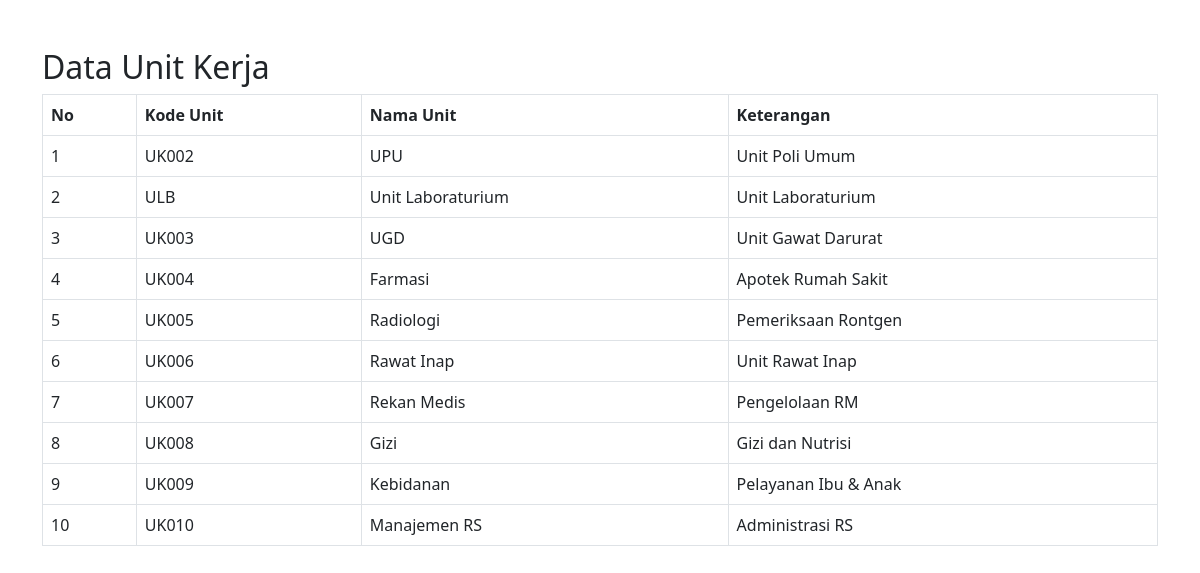
The app's page /unit_kerja.php with its own data.
### tables this page shows
CREATE TABLE `unit_kerja` (
  `id` int(11) NOT NULL,
  `kode_unit` varchar(50) NOT NULL,
  `nama_unit` varchar(100) NOT NULL,
  `keterangan` varchar(255) DEFAULT NULL
);

### unit_kerja.php (the view, shortened to what this page needs)
<?php
$host = "localhost";
$username = "root";
$password = "";
$database = "dbpuskesmas";
$conn = mysqli_connect($host, $username, $password, $database);
?>
<!DOCTYPE html>
<html lang="en">
<head>
    <link rel="stylesheet" href="https://cdnjs.cloudflare.com/ajax/libs/twitter-bootstrap/5.3.0/css/bootstrap.min.css">
</head>
<body>
    <div class="container mt-5">
        <h2>Data Unit Kerja</h2>
        <table class="table table-bordered">
            <thead>
                <tr>
                    <th>No</th>
                    <th>Kode Unit</th>
                    <th>Nama Unit</th>
                    <th>Keterangan</th>
                </tr>
            </thead>
            <tbody>
                <?php
                $sql = "SELECT id, kode_unit, nama_unit, keterangan FROM unit_kerja";
                $result = mysqli_query($conn, $sql);
                if (mysqli_num_rows($result) > 0) {
                    $no = 1;
                    while($row = mysqli_fetch_assoc($result)) {
                        echo "<tr>";
                        echo "<td>" . $no++ . "</td>";
                        echo "<td>" . $row["kode_unit"]. "</td>";
                        echo "<td>" . $row["nama_unit"]. "</td>";
                        echo "<td>" . $row["keterangan"]. "</td>";
                        echo "</tr>";
                    }
                } else {
                    echo "<tr><td colspan='4'>Tidak ada data unit kerja.</td></tr>";
                }
                ?>
            </tbody>
        </table>
    </div>
</body>
</html>

### records on screen
unit_kerja: kode_unit "UK002", nama_unit "UPU", keterangan "Unit Poli Umum"
unit_kerja: kode_unit "ULB", nama_unit "Unit Laboraturium", keterangan "Unit Laboraturium"
unit_kerja: kode_unit "UK003", nama_unit "UGD", keterangan "Unit Gawat Darurat"
unit_kerja: kode_unit "UK004", nama_unit "Farmasi", keterangan "Apotek Rumah Sakit"
unit_kerja: kode_unit "UK005", nama_unit "Radiologi", keterangan "Pemeriksaan Rontgen"
unit_kerja: kode_unit "UK006", nama_unit "Rawat Inap", keterangan "Unit Rawat Inap"
unit_kerja: kode_unit "UK007", nama_unit "Rekan Medis", keterangan "Pengelolaan RM"
unit_kerja: kode_unit "UK008", nama_unit "Gizi", keterangan "Gizi dan Nutrisi"
unit_kerja: kode_unit "UK009", nama_unit "Kebidanan", keterangan "Pelayanan Ibu & Anak"
unit_kerja: kode_unit "UK010", nama_unit "Manajemen RS", keterangan "Administrasi RS"
